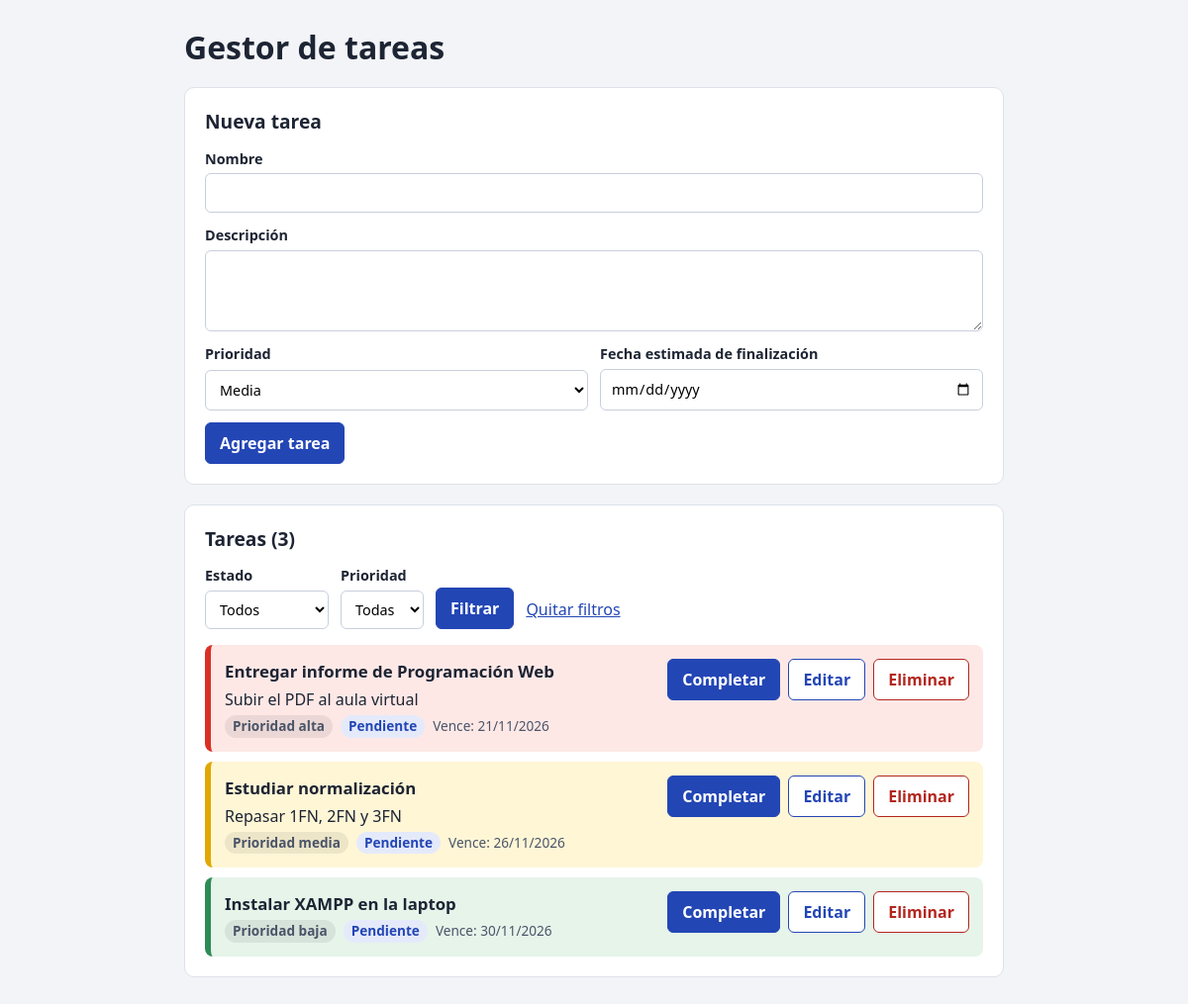
Screenshot of /caso-practico-tareas/index.php with the database file from the repository.
### tables this page shows
CREATE TABLE IF NOT EXISTS tareas (
  id          INT AUTO_INCREMENT PRIMARY KEY,
  nombre      VARCHAR(100) NOT NULL,
  descripcion TEXT,
  prioridad   ENUM('baja', 'media', 'alta') NOT NULL,
  estado      ENUM('pendiente', 'atrasada', 'completada') NOT NULL DEFAULT 'pendiente',
  fecha_fin   DATE NOT NULL
);

### caso-practico-tareas/conexion.php (called while the page is built, shortened)
<?php
function e($texto)
{
    return htmlspecialchars((string) $texto, ENT_QUOTES, 'UTF-8');
}

### caso-practico-tareas/index.php (the view, shortened to what this page needs)
<?php
require 'conexion.php';
$pdo->exec("UPDATE tareas SET estado = 'atrasada' WHERE estado = 'pendiente' AND fecha_fin < CURDATE()");
$sql = 'SELECT * FROM tareas WHERE 1 = 1';
$params = [];
$sql .= " ORDER BY FIELD(estado, 'atrasada', 'pendiente', 'completada'), fecha_fin";
$consulta = $pdo->prepare($sql);
$consulta->execute($params);
$tareas = $consulta->fetchAll();
?>
<!DOCTYPE html>
<html lang="es">
<head>
    <link rel="stylesheet" href="estilos.css">
</head>
<body>
<main class="contenedor">
    <h1>Gestor de tareas</h1>
    <section class="panel">
        <h2>Nueva tarea</h2>
        <form action="guardar.php" method="post" class="formulario">
            <label>Nombre
                <input type="text" name="nombre" maxlength="100" required>
            </label>
            <label>Descripción
                <textarea name="descripcion" rows="3"></textarea>
            </label>
            <div class="fila">
                <label>Prioridad
                    <select name="prioridad" required>
                        <option value="media" selected>Media</option>
                    </select>
                </label>
                <label>Fecha estimada de finalización
                    <input type="date" name="fecha_fin" required>
                </label>
            </div>
            <button type="submit">Agregar tarea</button>
        </form>
    </section>
    <section class="panel">
        <h2>Tareas (<?= count($tareas) ?>)</h2>
        <form method="get" class="filtros">
            <label>Estado
                <select name="estado">
                    <option value="">Todos</option>
                </select>
            </label>
            <label>Prioridad
                <select name="prioridad">
                    <option value="">Todas</option>
                </select>
            </label>
            <button type="submit">Filtrar</button>
            <a href="index.php">Quitar filtros</a>
        </form>
        <?php foreach ($tareas as $t): ?>
            <article class="tarea prioridad-<?= e($t['prioridad']) ?> <?= $t['estado'] === 'completada' ? 'hecha' : '' ?>">
                <div class="tarea-info">
                    <h3><?= e($t['nombre']) ?></h3>
                    <?php if ((string) $t['descripcion'] !== ''): ?>
                        <p><?= nl2br(e($t['descripcion'])) ?></p>
                    <?php endif; ?>
                    <p class="datos">
                        <span class="etiqueta">Prioridad <?= e($t['prioridad']) ?></span>
                        <span class="etiqueta estado-<?= e($t['estado']) ?>"><?= ucfirst(e($t['estado'])) ?></span>
                        <span>Vence: <?= date('d/m/Y', strtotime($t['fecha_fin'])) ?></span>
                    </p>
                </div>
                <div class="acciones">
                    <?php if ($t['estado'] !== 'completada'): ?>
                        <form action="acciones.php" method="post">
                            <button type="submit" name="accion" value="completar">Completar</button>
                        </form>
                    <?php endif; ?>
                    <a class="boton secundario" href="editar.php?id=<?= $t['id'] ?>">Editar</a>
                    <form action="acciones.php" method="post" onsubmit="return confirm('¿Eliminar esta tarea?');">
                        <button type="submit" name="accion" value="eliminar" class="peligro">Eliminar</button>
                    </form>
                </div>
            </article>
        <?php endforeach; ?>
    </section>
</main>
</body>
</html>

### caso-practico-tareas/estilos.css (style rules this page uses)
* { box-sizing: border-box; }
body { margin: 0; background: #f2f4f7; color: #1d2433; font-family: "Segoe UI", Arial, sans-serif; line-height: 1.5; }
.contenedor { max-width: 860px; margin: 0 auto; padding: 24px 16px 48px; }
h1 { margin: 0 0 16px; }
h2 { margin: 0 0 12px; font-size: 1.2rem; }
h3 { margin: 0; font-size: 1.05rem; }
.panel { background: #fff; border: 1px solid #dde2ea; border-radius: 10px; padding: 20px; margin-bottom: 20px; }
.formulario { display: grid; gap: 12px; }
.formulario > button { justify-self: start; }
.fila { display: grid; grid-template-columns: repeat(auto-fit, minmax(220px, 1fr)); gap: 12px; }
label { display: grid; gap: 4px; font-weight: 600; font-size: .9rem; }
input, select, textarea { font: inherit; font-weight: 400; padding: 8px 10px; border: 1px solid #c7cfdb; border-radius: 6px; background: #fff; }
textarea { resize: vertical; }
button, .boton { font: inherit; font-weight: 600; padding: 8px 14px; border: 1px solid #2346b5; border-radius: 6px; background: #2346b5; color: #fff; cursor: pointer; text-decoration: none; display: inline-block; }
.secundario { background: #fff; color: #2346b5; }
.peligro { background: #fff; color: #b3261e; border-color: #b3261e; }
.filtros { display: flex; flex-wrap: wrap; gap: 12px; align-items: end; margin-bottom: 16px; }
.filtros a { color: #2346b5; padding-bottom: 8px; }
.tarea { display: flex; flex-wrap: wrap; justify-content: space-between; gap: 12px; padding: 14px; margin-top: 10px; border-radius: 8px; border-left: 6px solid; }
.prioridad-baja { background: #e6f4ea; border-color: #2e8b57; }
.prioridad-media { background: #fff6d6; border-color: #e0a800; }
.prioridad-alta { background: #fde8e6; border-color: #d93025; }
.tarea-info { flex: 1 1 300px; min-width: 0; }
.tarea-info p { margin: 4px 0 0; overflow-wrap: anywhere; }
.datos { display: flex; flex-wrap: wrap; gap: 8px; align-items: center; font-size: .85rem; color: #4a5468; }
.etiqueta { padding: 1px 8px; border-radius: 99px; background: rgba(0, 0, 0, .07); font-weight: 600; }
.estado-pendiente { background: #e5eafb; color: #2346b5; }
.acciones { display: flex; flex-wrap: wrap; gap: 8px; align-items: flex-start; }
.acciones form { margin: 0; }

### rows the page displays
tareas: nombre "Entregar informe de Programación Web", descripcion "Subir el PDF al aula virtual", prioridad "alta", estado "Pendiente", fecha_fin "21/11/2026"
tareas: nombre "Estudiar normalización", descripcion "Repasar 1FN, 2FN y 3FN", prioridad "media", estado "Pendiente", fecha_fin "26/11/2026"
tareas: nombre "Instalar XAMPP en la laptop", prioridad "baja", estado "Pendiente", fecha_fin "30/11/2026"

### other values shown
count($tareas) "3"
